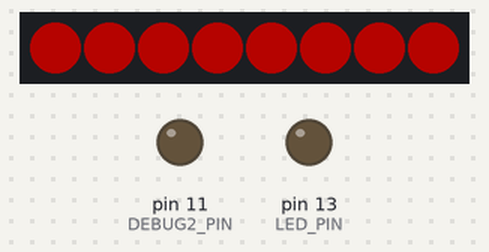
Recording of a sketch running on a simulated Arduino Uno, built with avr-gcc and run on an emulated ATmega328P. Shown: 8 RGB LEDs in strip order, left to right, output pins drawn as LEDs (lit = HIGH). Dim RGB values are drawn brighter than linear; pins used as bus, display or sensor lines are not drawn.

Above: at 1.25 s.
At 5.62 s:
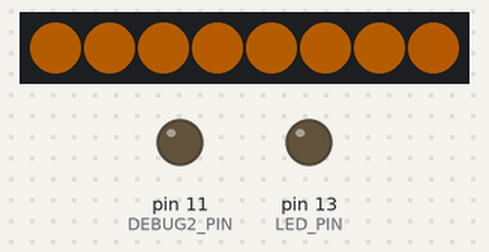
At 9.99 s:
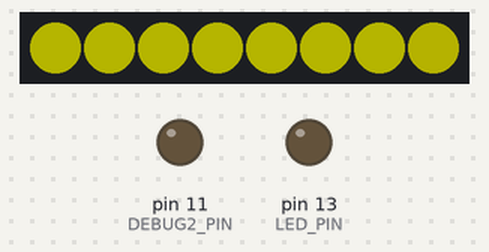
At 18.76 s:
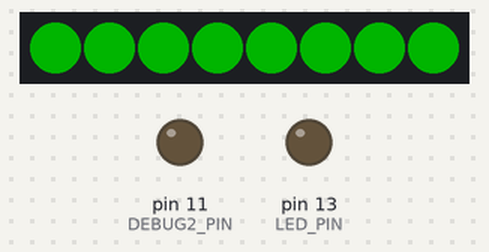
At 28.79 s:
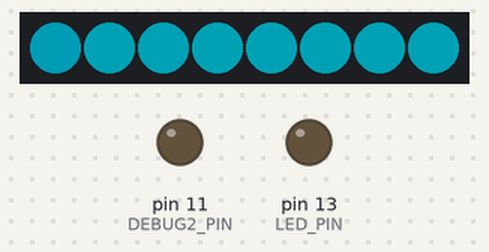
At 39.3 s:
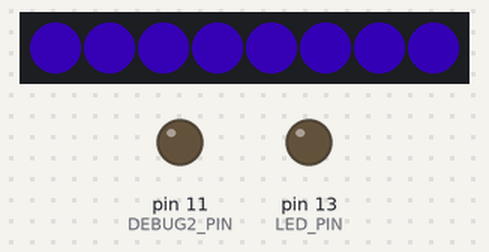
Timing chart, 0 to 40.0 s (numbered marks = the images above):
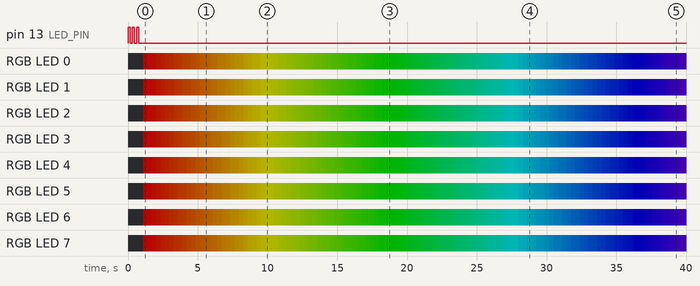

The sketch:

neopixelfader.ino
```cpp
#include <avr/io.h>
#include <util/delay.h>

#include <Adafruit_NeoPixel.h>
#include <IRremote.h>

const int IR_DECODER_PIN = 2;
const int NEOPIXEL_PIN = 3;
const int LED_PIN = 13;
const int DEBUG1_PIN = 12;
const int DEBUG2_PIN = 11;

const int BRIGHTNESS_PIN = 1;
const int NEOPIXEL_N = 8;

enum {
    ON_OFF       = 0x0c,
    MUTE         = 0x0d,
    TV_AV        = 0x0b,
    VOLUME_UP    = 0x10,
    VOLUME_DOWN  = 0x11,
    CHANNEL_UP   = 0x20,
    CHANNEL_DOWN = 0x21,
};

struct State {
    State() :
	pixel(0),
	hue(0),
	red(0),
	green(0),
	blue(0),
	toggle(0),
	brightness(BRIGHTNESS_DEFAULT),
	fadeDelayMillis(FADE_DELAY_DEFAULT) {}

    uint16_t pixel;

    int hue;
    int red, green, blue;

    int toggle;
    int brightness;
    int fadeDelayMillis;

    static const int BRIGHTNESS_FULL_WHACK = 255;
    static const int BRIGHTNESS_MIN = 10;
    static const int BRIGHTNESS_MAX = BRIGHTNESS_FULL_WHACK - 10;
    static const int BRIGHTNESS_INCREMENT = 5;
    static const int BRIGHTNESS_DEFAULT = BRIGHTNESS_FULL_WHACK / 4;

    static const int FADE_DELAY_INCREMENT = 25;
    static const int FADE_DELAY_MIN = 25;
    static const int FADE_DELAY_MAX = 2000;
    static const int FADE_DELAY_DEFAULT = 25;
};

Adafruit_NeoPixel strip(NEOPIXEL_N, NEOPIXEL_PIN, NEO_GRB + NEO_KHZ800);
IRrecv irrecv(IR_DECODER_PIN);
decode_results irresults;
State state;

long t_fade0 = 0;
long t_brightness0 = 0;

void blink(int pin)
{
    for (int i = 0; i < 3; i++) {
	digitalWrite(pin, HIGH);
	delay(150);
	digitalWrite(pin, LOW);
	delay(150);
    }
}

void setBrightness(const State *state)
{
    strip.setBrightness(state->brightness);
    strip.show();
}

void setup()
{
    // indicator led
    pinMode(LED_PIN, OUTPUT);
    delay(10);
    blink(LED_PIN);

    pinMode(DEBUG1_PIN, OUTPUT);
    pinMode(DEBUG2_PIN, OUTPUT);

    // ir receiver
    irrecv.blink13(false);
    irrecv.enableIRIn();

    // neopixel strip
    strip.begin();
    setBrightness(&state);
    strip.show(); // initialize all pixels to 'off'
}

void hueToRGB(State *state, int brightness)
{
    unsigned int scaledHue = (state->hue * 6);
    unsigned int segment = scaledHue / 256; // segment 0 to 5 around the color wheel
    unsigned int segmentOffset = scaledHue - (segment * 256); // position within the segment
    unsigned int complement = 0;
    unsigned int prev = (brightness * ( 255 - segmentOffset)) / 256;
    unsigned int next = (brightness * segmentOffset) / 256;

    switch (segment) {
    case 0:	// red
	state->red = brightness;
	state->green = next;
	state->blue = complement;
	break;

    case 1:
	// yellow
	state->red = prev;
	state->green = brightness;
	state->blue = complement;
	break;

    case 2:
	// green
	state->red = complement;
	state->green = brightness;
	state->blue = next;
	break;

    case 3:
	// cyan
	state->red = complement;
	state->green = prev;
	state->blue = brightness;
	break;

    case 4:
	// blue
	state->red = next;
	state->green = complement;
	state->blue = brightness;
	break;

    case 5:
	// magenta
    default:
	state->red = brightness;
	state->green = complement;
	state->blue = prev;
	break;
    }
}

void set(uint32_t c)
{
    for (uint16_t i = 0; i < strip.numPixels(); ++i)
	strip.setPixelColor(i, c);
    strip.show();
    delay(2000);
}

void irinterpret(State *state, const decode_results *r)
{
    if (r->decode_type == RC5) {
	int toggle = (r->value & 0x800) != 0;

	if (toggle != state->toggle) {
	    state->toggle = toggle;

	    switch (r->value & 0xff) {
	    case MUTE:
		state->brightness = state->brightness == State::BRIGHTNESS_MIN
		    ? State::BRIGHTNESS_MAX
		    : State::BRIGHTNESS_MIN;
		break;

	    case TV_AV:
		state->fadeDelayMillis = State::FADE_DELAY_MAX
		    ? State::FADE_DELAY_MIN
		    : State::FADE_DELAY_MAX;
		break;
	    }
	}

	switch (r->value & 0xff) {
	case TV_AV:
	    if (state->fadeDelayMillis == State::FADE_DELAY_MIN) {
		state->fadeDelayMillis = State::FADE_DELAY_MAX;
	    } else {
		state->fadeDelayMillis = State::FADE_DELAY_MIN;
	    }
	    break;


	case CHANNEL_UP:
	    // faster
	    if (state->fadeDelayMillis - State::FADE_DELAY_INCREMENT <= State::FADE_DELAY_MIN) {
		state->fadeDelayMillis = State::FADE_DELAY_MIN;
		blink(DEBUG2_PIN);
	    } else {
		state->fadeDelayMillis -= State::FADE_DELAY_INCREMENT;

	    }
	    break;

	case CHANNEL_DOWN:
	    // slower
	    if (state->fadeDelayMillis + State::FADE_DELAY_INCREMENT >= State::FADE_DELAY_MAX) {
		state->fadeDelayMillis = State::FADE_DELAY_MAX;
		blink(DEBUG2_PIN);
	    } else {
		state->fadeDelayMillis += State::FADE_DELAY_INCREMENT;
	    }
	    break;

	case VOLUME_UP:
	    if (state->brightness + State::BRIGHTNESS_INCREMENT >= State::BRIGHTNESS_MAX) {
		state->brightness = State::BRIGHTNESS_MAX;
		blink(DEBUG2_PIN);
	    } else {
		state->brightness += State::BRIGHTNESS_INCREMENT;
	    }
	    break;

	case VOLUME_DOWN:
	    if (state->brightness - State::BRIGHTNESS_INCREMENT <= State::BRIGHTNESS_MIN) {
		state->brightness = State::BRIGHTNESS_MIN;
		blink(DEBUG2_PIN);
	    } else {
		state->brightness -= State::BRIGHTNESS_INCREMENT;
	    }
	    break;
	}
    }
}

void loop()
{
    long t_fade = 0;
    long t_brightness = 0;

    if (irrecv.decode(&irresults)) {
	irinterpret(&state, &irresults);
	irrecv.resume();
    }

    long t = millis();

    if ((t_brightness = t) - t_brightness0 > 20) {
    	t_brightness0 = t_brightness;
    	setBrightness(&state);
    }

    if ((t_fade = t) - t_fade0 > state.fadeDelayMillis) {
	t_fade0 = t_fade;

	if (state.pixel == 0) {
	    if (++state.hue == 256)
		state.hue = 0;
	    hueToRGB(&state, 255);
	}

	strip.setPixelColor(state.pixel, state.red, state.green, state.blue);
	if (++state.pixel == strip.numPixels())
	    state.pixel = 0;

	PORTB |= _BV(4);
	strip.show(); // this runs with interrupts disabled
	PORTB &= ~_BV(4);
    }
}

// Local variables:
// mode: c++
// End:
```

Measured:
- by itself, RGB LED 0: off → RGB(63, 1, 0) at 1.1 s, → RGB(63, 4, 0) 0.31 s later, → RGB(63, 5, 0) 0.30 s later, → RGB(63, 8, 0) 0.32 s later, … (124 changes in this stretch)
- by itself, RGB LED 1: off → RGB(63, 1, 0) at 1.1 s, → RGB(63, 4, 0) 0.31 s later, → RGB(63, 5, 0) 0.30 s later, → RGB(63, 8, 0) 0.32 s later, … (124 changes in this stretch)
